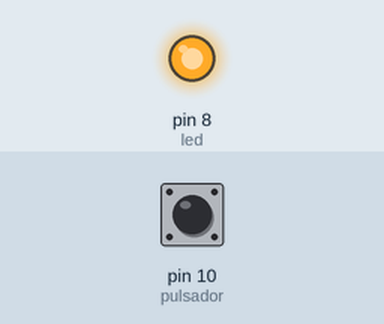
Recording of a sketch running on a simulated Arduino Uno, built with avr-gcc and run on an emulated ATmega328P. On the bench: output pins drawn as LEDs (lit = HIGH). Inputs (shaded band) come from the test bench; at power-on: pin 10 (pulsador) HIGH.

Above: at 1.2 s.
1.3 s: pin 10 (pulsador) pulled LOW for 0.15 s
At 1.9 s:
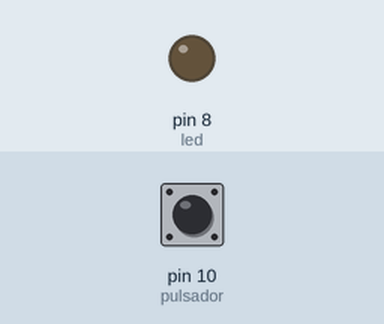
2.9 s: pin 10 (pulsador) pulled LOW for 1 s
At 4.4 s:
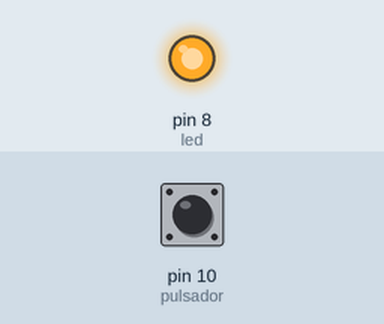
5.4 s: pin 10 (pulsador) pulled LOW for 3.2 s
At 9.2 s:
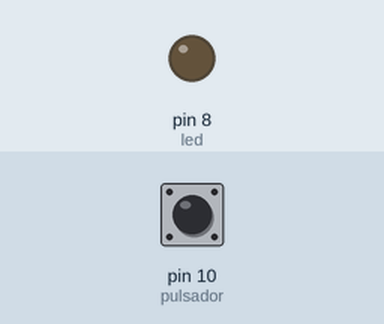
Timing chart, 0 to 10.7 s (numbered marks = the images above; inputs shaded):
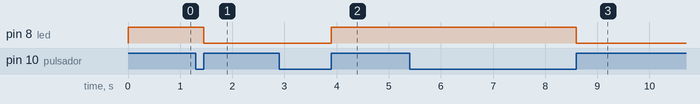

The sketch:

Pulsador.ino
```cpp
int pulsador = 10;
int led = 8;
int edo = LOW;
void setup() {
  pinMode(pulsador, INPUT);
  pinMode(led, OUTPUT);
  digitalWrite(led, LOW);
}

void loop() {
 while(digitalRead(pulsador) == LOW); //al entrar 1 es porque cambia el estado y se ha hecho una pulsación
 //al hacer lo anterior (cambiar de edo por la pulsación) cambiara de línea a la siguiente...
  edo = digitalRead(led); //lee el dato enviado a esa entrada
 digitalWrite(led,!edo); //"!" sirve para negar la variable
  while(digitalRead(pulsador) == HIGH); //para evitar error por rebote del pulsador
}
```

Measured:
- after the input at 1.3 s, pin 8 (led): HIGH → LOW after 0.15 s
- after the input at 2.9 s, pin 8 (led): LOW → HIGH after 1.0 s
- after the input at 5.4 s, pin 8 (led): HIGH → LOW after 3.2 s
